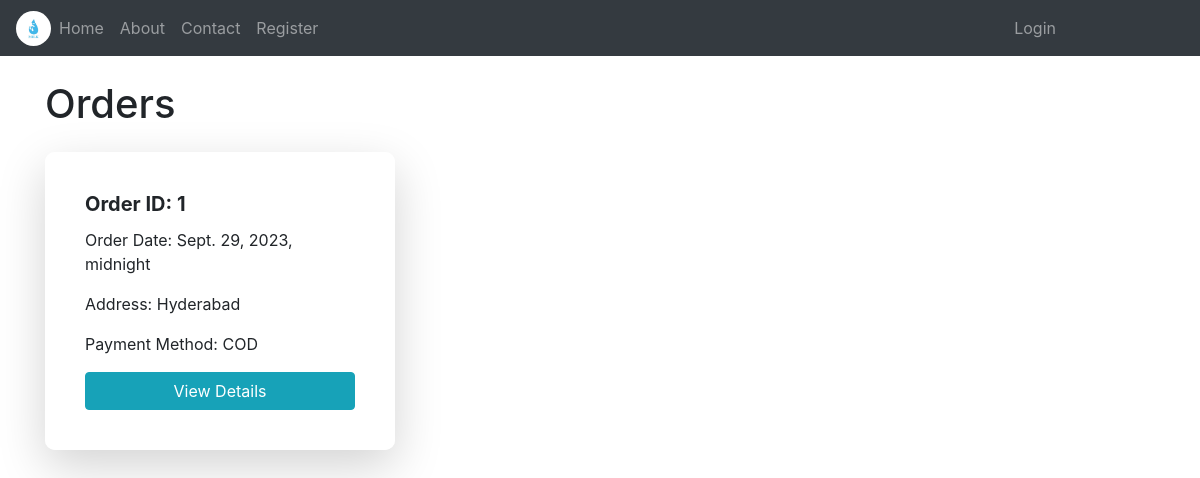
Screenshot of /orders/ with the database file from the repository.
### NotesApp/models.py (models this page shows)
class Orders(models.Model):
	cart = models.TextField()  # Store cart details as JSON data
	address = models.TextField()
	payment_method = models.CharField(max_length=50)
	created_at = models.DateTimeField(auto_now_add=True)
	ord = models.OneToOneField(User,on_delete=models.CASCADE)

### NotesApp/views.py (the view)
# urls.py: path('orders/', views.order_list, name='olist')
def order_list(request):
	o = Orders.objects.all()
	print(o[0].address)
	return render(request, 'notehtmls/orders.html', {'orders': o })

### templates/notehtmls/orders.html (shortened to what this page needs)
{% extends 'notehtmls/base.html' %} {% block content %}
<div class="container mt-4">
    <h1 class="mb-4">Orders</h1>
    <div class="row">
        {% for order in orders %}
        <div class="col-md-4 mb-4">
            <div class="card shadow-lg">
                <div class="card-body">
                    <h5 class="card-title">Order ID: {{ order.id }}</h5>
                    <p class="card-text">Order Date: {{ order.created_at }}</p>
                    <p class="card-text">Address: {{ order.address }}</p>
                    <p class="card-text">Payment Method: {{ order.payment_method }}</p>
                    <a href="#" class="btn btn-info">View Details</a>
                </div>
            </div>
        </div>
        {% endfor %}
    </div>
</div>
{% endblock %}

### templates/notehtmls/orders.html (style rules this page uses)
body { background-image: url('https://dakindairyfarms.com/wp-content/uploads/2020/09/Dakin-products-header.jpg'); background-size: cover; background-repeat: no-repeat; background-attachment: fixed; }
.card { background-color: rgba(255, 255, 255, 0.8); padding: 20px; }
.card { border: none; border-radius: 10px; transition: transform 0.2s ease-in-out, box-shadow 0.2s ease-in-out; }
.card-title { font-size: 1.25rem; font-weight: bold; }
.card-text { font-size: 1rem; }
.btn { width: 100%; }

### rows the page displays
Orders: id "1", created_at "Sept. 29, 2023, midnight", address "Hyderabad", payment_method "COD"
